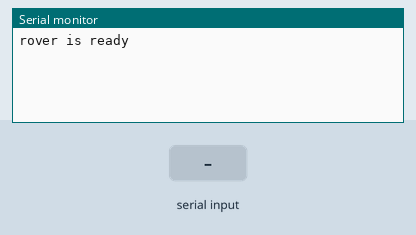
Recording of a sketch running on a simulated Arduino Uno, built with avr-gcc and run on an emulated ATmega328P. On the bench: the last lines printed to the serial monitor. The inputs (shaded band) are chosen by the test bench.

Above: at 1.2 s.
1.3 s: " rover deployed." received over Serial
At 1.9 s:
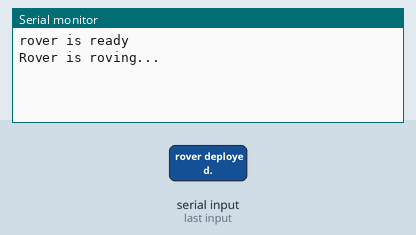
2.8 s: "1" received over Serial
At 4.3 s:
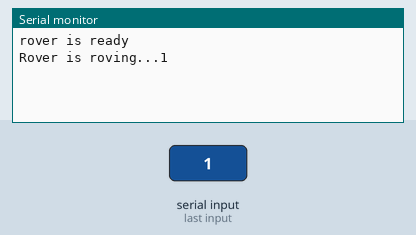

The sketch:

rover.ino
```cpp
#include <SoftwareSerial.h>
//SoftwareSerial xbee(1,0);
String readString;


void setup()
{
  Serial.begin(9600);
  Serial.println("rover is ready");


}

void loop() {

  while (Serial.available()) {                     //as long as there is data on incoming serial buffer...


    //Characers are read from the serial buffer and concatinated
    char c = Serial.read();
    readString += c;
    delay(2);
  }

  if(readString ==" rover deployed."){
      Serial.print("Rover is roving...");
      }

      else Serial.print(readString);
      readString="";

}
```

Measured:
- after the input at 1.3 s, the serial monitor: prints a new line at once (image 1)
- after the input at 2.8 s, the serial monitor: prints a new line at once (image 2)
